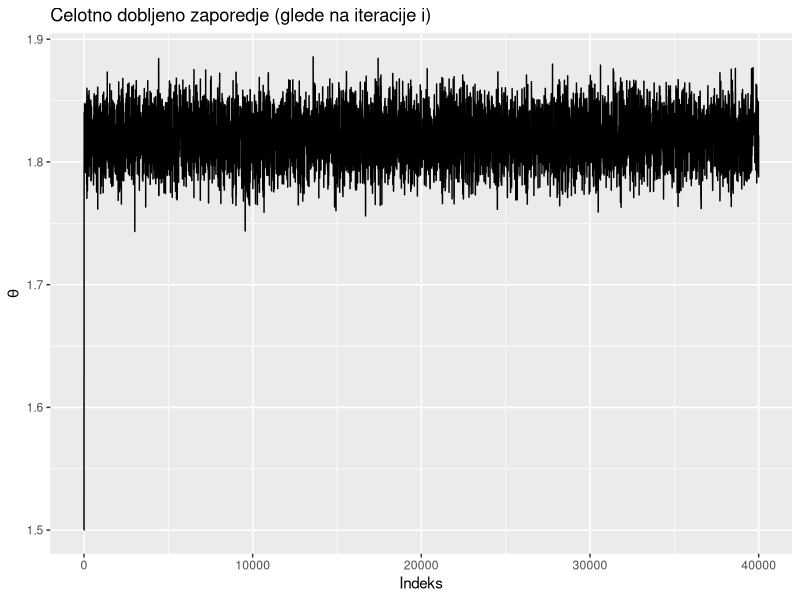
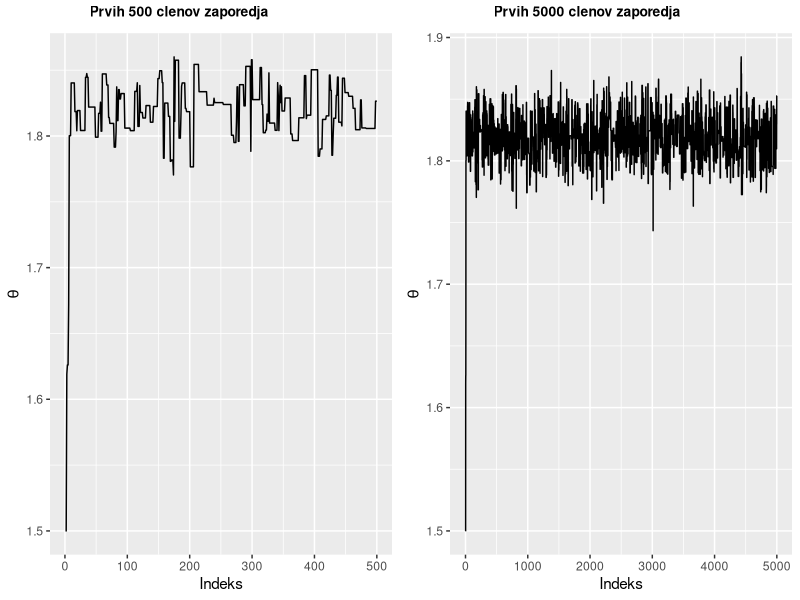

The R script that drew these images, in order:
## ---- chunk 1
knitr::opts_chunk$set(echo = TRUE)
set.seed(123)
## ---- chunk 2
# Funkcija verjetja
verjetje <- function(theta, x, sigma){
  #cleni <- 1/(sqrt(2*pi)*sigma)* exp(-(x-theta)^2/(2*sigma^2))
  #return(prod(cleni))
  return(prod(dnorm(x, theta, sigma)))
}

# Apriorna porazdelitev
apriorna_porazdelitev <- function(theta, mu_0, sigma_0){
  return(dnorm(theta, mu_0, sigma_0))
}
## ---- chunk 3
metropolis_hastings <- function(n_itr, x, theta_zacetek, sigma, mu_0, sigma_0){
  # n_itr = ponovitve
  # x = podatki
  # theta_zacetek = theta s katero zacnemo in jo posodabljamo
  # sigma = sigma zacetnega modela
  # mu_0 in sigma_0 = parametra apriorne porazdelitve
  
  # Prazen vektor za shranjevanje
  theta <- numeric(n_itr)
  # Zacetna vrednost thete
  theta[1] <- theta_zacetek
    
  for(i in 2:n_itr){
    # Nova theta
    theta_zvezdica <- rnorm(1, theta[i - 1], sigma)
        
    # aposteriorna in verjetje s theta_zvezdica
    aposteriorna_zvezdica <- apriorna_porazdelitev(theta_zvezdica, mu_0, sigma_0)
    verjetje_zvezdica <- verjetje(theta_zvezdica, x, sigma)
        
    # aposteriorna in verjetje s theta_i
    aposteriorna_i <- apriorna_porazdelitev(theta[i - 1], mu_0, sigma_0)
    verjetje_i <- verjetje(theta[i - 1], x, sigma)
        
    # alpha
    alpha <- (aposteriorna_zvezdica * verjetje_zvezdica) / (aposteriorna_i * verjetje_i)
         
    # sprejmemo ali zavrnemo
    if(runif(1) < alpha){
        theta[i] <- theta_zvezdica # "accept" -> min(1, A)
        } 
    else{
      theta[i] <- theta[i - 1] # "reject"  -> theta_i
      }
    }

  return(theta)
}

## ---- chunk 4
# Nastavitev parametrov
n_itr <- 40000 

x <- c(1.91, 1.94, 1.68, 1.75, 1.81, 1.83, 1.91, 1.95, 1.77, 1.98, 
       1.81, 1.75, 1.89, 1.89, 1.83, 1.89, 1.99, 1.65, 1.82, 1.65, 
       1.73, 1.73, 1.88, 1.81, 1.84, 1.83, 1.84, 1.72, 1.91, 1.63)

theta_zacetek <- 1.5

sigma <- 0.1
mu_0 <- 1.78
sigma_0 <- 0.2

# Test algoritma
theta <- metropolis_hastings(n_itr, x, theta_zacetek, sigma, mu_0, sigma_0)

## ---- chunk 5
df <- data.frame(theta = theta)

library(ggplot2)
ggplot(df, aes(x=1:nrow(df), y=theta)) +
    geom_line() +
    labs(title="Celotno dobljeno zaporedje (glede na iteracije i)",
         x="Indeks",
         y=expression(theta))
## ---- chunk 6
library(knitr)
library(dplyr)

g1 <- ggplot(df %>% slice(1:500), aes(x=1:500, y=theta)) +
    geom_line() +
    labs(title="",
         x="Indeks",
         y=expression(theta))

g2 <-ggplot(df %>% slice(1:5000), aes(x=1:5000, y=theta)) +
    geom_line() +
    labs(title="",
         x="Indeks",
         y=expression(theta))

library(ggpubr)
ggarrange(g1, g2,
          labels = c("Prvih 500 clenov zaporedja", 
                     "Prvih 5000 clenov zaporedja"),
          font.label = list(size = 10),
          ncol = 2)
## ---- chunk 7

## ---- chunk 8
# Prava aposteriorna porazdelitev
n <- length(x)

prec <- 1/sigma^2 
prec0 <- 1/sigma_0^2
prec.n <- prec0 + n*prec 
sigma.n <- sqrt(1/prec.n)

mu.n <- prec0/prec.n * mu_0 + n*prec/prec.n * mean(x)
